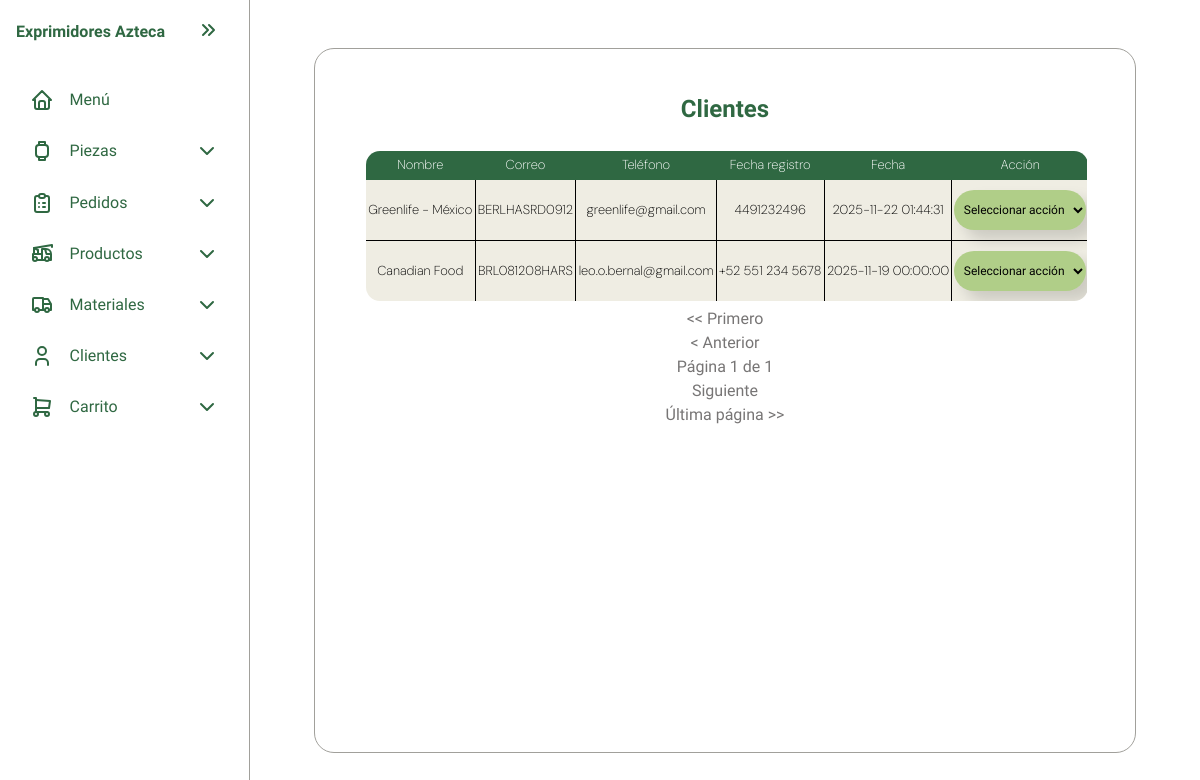
The app's page /clientes.php, older data.
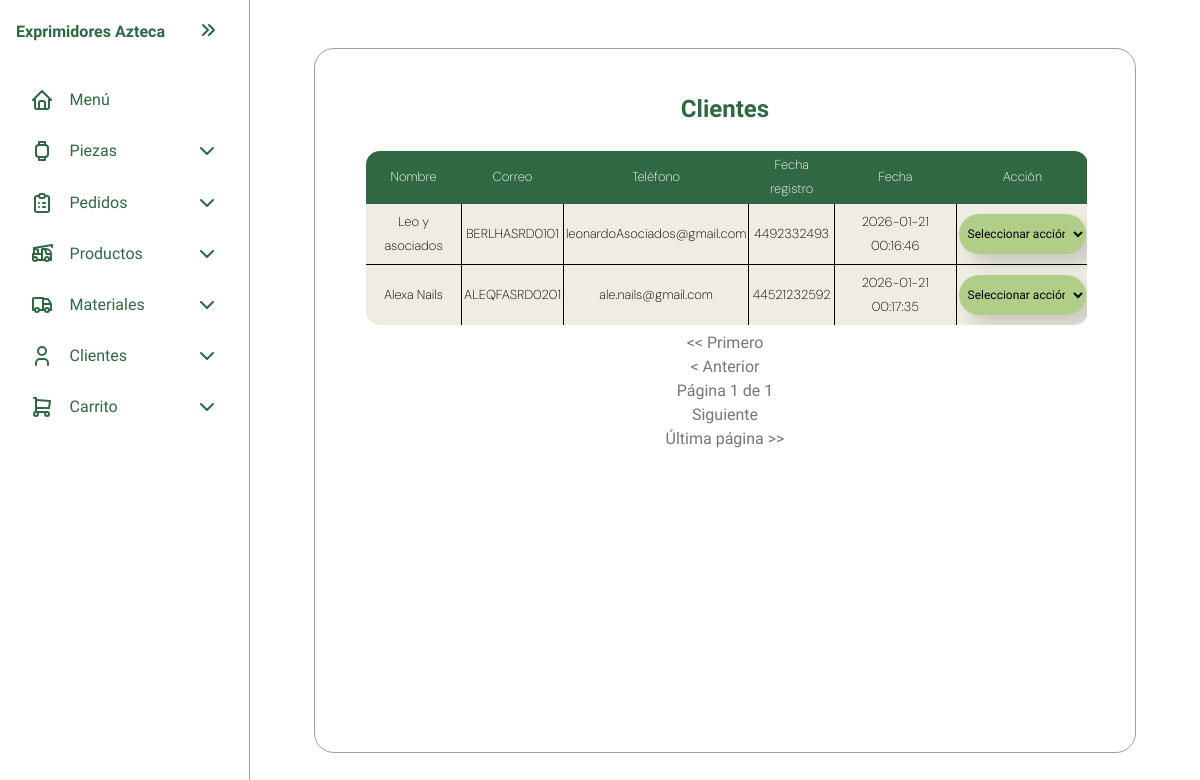
The same page, newer data.
### tables this page shows
CREATE TABLE IF NOT EXISTS `empresas` (
  `id_empresa` int NOT NULL AUTO_INCREMENT,
  `id_cliente` int NOT NULL,
  `nombre` varchar(100) NOT NULL,
  `rfc` varchar(13) NOT NULL,
  `correo` varchar(100) NOT NULL,
  `telefono` varchar(20) NOT NULL,
  `activo` tinyint NOT NULL DEFAULT '1',
  PRIMARY KEY (`id_empresa`),
  UNIQUE KEY `id_cliente` (`id_cliente`)
);

CREATE TABLE IF NOT EXISTS `clientes` (
  `id_cliente` int NOT NULL AUTO_INCREMENT,
  `tipo_cliente` varchar(20) NOT NULL,
  `fecha_registro` datetime NOT NULL,
  PRIMARY KEY (`id_cliente`)
);

### HTML/clientes.php (the view, shortened to what this page needs)
<?php
include("../config/connection.php");
include("../assets/HTML/layout.php");
$PorPagina = 10;
$Pagina = isset($_GET['page']) && is_numeric($_GET['page']) ? intval($_GET['page']) : 1;
$offset = ($Pagina - 1) * $PorPagina;
$resultado = $conexion->query("SELECT COUNT(*) as total FROM clientes");
$resultado_query = $resultado->fetch_assoc();
$total = intval($resultado_query["total"]);
$totalPaginas = max(1, ceil($total / $PorPagina));
$stmt = $conexion->prepare(
    "SELECT
e.nombre, e.rfc, e.correo, e.telefono, c.fecha_registro, c.id_cliente
FROM clientes AS c
JOIN empresas AS e ON e.id_cliente = c.id_cliente
WHERE activo = 1
ORDER BY nombre DESC LIMIT ? OFFSET ?"
);
$stmt->bind_param("ii", $PorPagina, $offset);
$stmt->execute();
$res = $stmt->get_result();
?>
<head>
</head>
<body>
    <div class="container">
        <h1> Clientes </h1>
        <br>
        <div class="table_scroll">
            <table>
                <thead>
                    <tr>
                        <th class="columnas"> Nombre </th>
                        <th class="columnas"> Correo </th>
                        <th class="columnas"> Teléfono </th>
                        <th class="columnas"> Fecha registro </th>
                        <th class="columnas"> Fecha </th>
                        <th class="columnas"> Acción </th>
                    </tr>
                </thead>
                <tbody>
                    <?php while ($row = $res->fetch_assoc()): ?>
                        <tr>
                            <td>
                                <?php echo htmlspecialchars($row['nombre']); ?>
                            </td>
                            <td>
                                <?php echo htmlspecialchars($row['rfc']); ?>
                            </td>
                            <td>
                                <?php echo htmlspecialchars($row['correo']); ?>
                            </td>
                            <td>
                                <?php echo htmlspecialchars($row['telefono']); ?>
                            </td>
                            <td>
                                <?php echo htmlspecialchars($row['fecha_registro']); ?>
                            </td>
                            <td>
                                <select class="button_table" onchange="redirigir(this.value, <?php echo $row["id_cliente"]; ?>)">
                                    <option class="button_table" value="" disabled selected hidden> Seleccionar acción
                                    </option>
                                </select>
                            </td>
                        </tr>
                    <?php endwhile; ?>
                </tbody>
            </table>
        </div>
        <div class="center_items">
            <?php if ($Pagina > 1) { ?>
                <a href="?page=1">
                    <b>
                        << Primero</b></a>
                <a href="?page=<?php echo $Pagina - 1 ?>"><b>
                        < Anterior</b></a>
            <?php } else if ($Pagina = 1) { ?>
                    <p>
                        << Primero</p>
                            <p>
                                < Anterior</p>
                            <?php } ?>
                            <p> Página <?php echo $Pagina; ?> de <?php echo $totalPaginas; ?></p>
                            <?php
                            if ($Pagina == $totalPaginas) { ?>
                                <p>Siguiente</p>
                                <p>Última página >></p>
                            <?php } else if ($Pagina < $totalPaginas) {
                                ?>
                                    <a href="?page=<?php echo $Pagina + 1; ?>"><b> Siguiente</b></a>
                                    <a href="?page=<?php echo $totalPaginas; ?>"><b>Última página >></b> </a>
                            <?php } ?>
        </div>
    </div>

Row changes from the older to the newer data that the page shows:
no longer on this page (row edited): empresas: nombre "Greenlife - México", rfc "BERLHASRD0912", correo "greenlife@gmail.com", telefono "4491232496", id_cliente.fecha_registro "2025-11-22 01:44:31"
no longer on this page (row edited): empresas: nombre "Canadian Food", rfc "BRL081208HARS", correo "leo.o.bernal@gmail.com", telefono "+52 551 234 5678", id_cliente.fecha_registro "2025-11-19 00:00:00"
added empresas: nombre "Leo y asociados", rfc "BERLHASRD0101", correo "leonardoAsociados@gmail.com", telefono "4492332493", id_cliente.fecha_registro "2026-01-21 00:16:46"
added empresas: nombre "Alexa Nails", rfc "ALEQFASRD0201", correo "ale.nails@gmail.com", telefono "44521232592", id_cliente.fecha_registro "2026-01-21 00:17:35"
